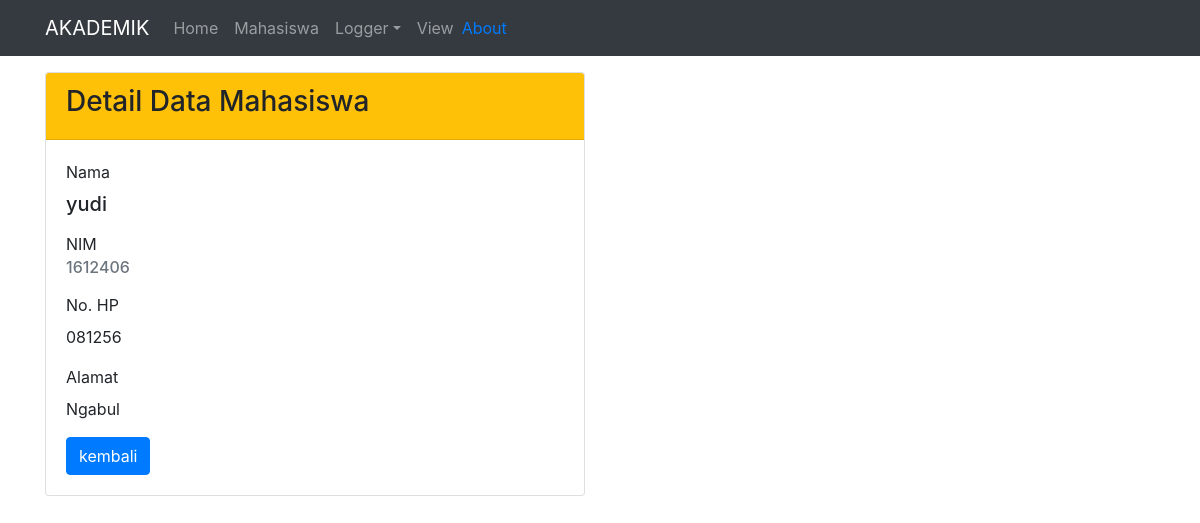
Page /mahasiswa/detail/6 on the earlier database version.
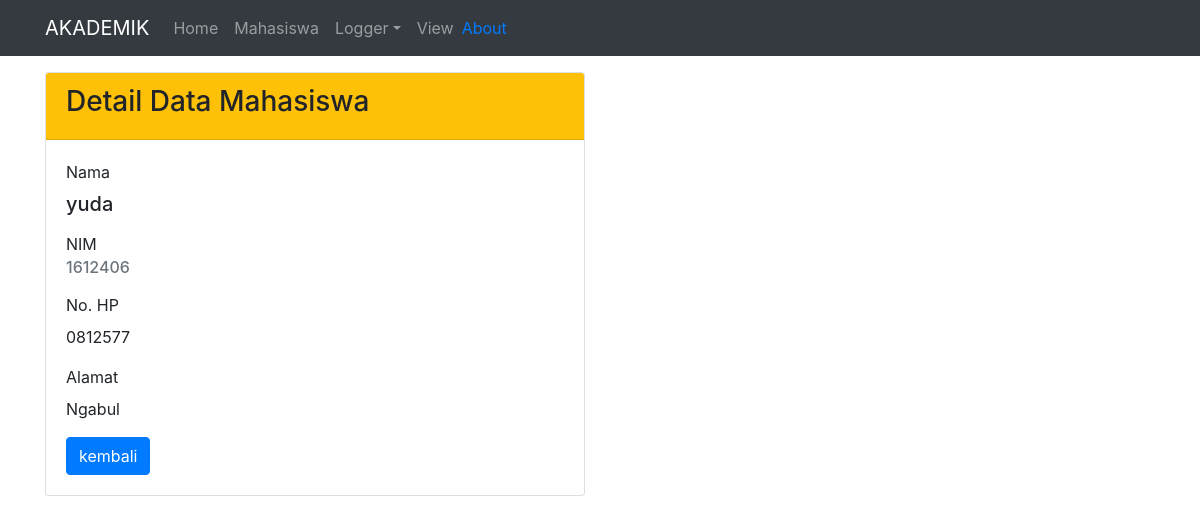
Same page on the later database version.
### tables this page shows
CREATE TABLE `mhs` (
  `id_mhs` int(11) NOT NULL,
  `nim_mhs` varchar(20) DEFAULT NULL,
  `nama_mhs` varchar(50) DEFAULT NULL,
  `jenis_kelamin` enum('L','P') DEFAULT NULL,
  `alamat` varchar(100) DEFAULT NULL,
  `no_hp` varchar(15) NOT NULL
);

### application/controllers/Mahasiswa.php (called while the page is built, shortened)
<?php
class Mahasiswa extends CI_Controller
{
    public function __construct()
    {
        $this->load->model('Mhs_model');
        $this->load->library('form_validation');
    }
    public function detail($id)
    {
        $data['judul'] = 'Form Detail Mahasiswa';
        $data['mhs'] = $this->Mhs_model->detailDataMhs($id);
        $this->load->view('template/header', $data);
        $this->load->view('mhs/detail', $data);
        $this->load->view('template/footer');
    }
}

### index.php (called while the page is built, shortened)
<?php
require_once BASEPATH.'core/CodeIgniter.php';

### application/models/Mhs_model.php (called while the page is built, shortened)
<?php
class Mhs_model extends CI_Model
{
    public function detailDataMhs($id)
    {
        return $this->db->get_where('mhs', ['id_mhs' => $id])->row_array();
    }
}

### application/views/mhs/detail.php (the view)
<div class="container">
    <div class="row mt-3">
        <div class="col-md-6">
            <div class="card">
                <div class="card-header bg-warning">
                    <h3>Detail Data Mahasiswa</h3>
                </div>
                <div class="card-body">
                    <form action="">
                        <div class="form-group">
                            <label for="nama">Nama</label>
                            <h5 class="card-title"><?= $mhs['nama_mhs']; ?></h5>
                        </div>
                        <div class="form-group">
                            <label for="nama">NIM</label>
                            <h6 class="card-subtitle mb-2 text-muted"><?= $mhs['nim_mhs']; ?></h6>
                        </div>
                        <div class="form-group">
                            <label for="nama">No. HP</label>
                            <p class="card-text"><?= $mhs['no_hp']; ?></p>
                        </div>
                        <div class="form-group">
                            <label for="nama">Alamat</label>
                            <p class="card-text"><?= $mhs['alamat']; ?></p>
                        </div>
                        <a href="<?= base_url(); ?>mahasiswa" class="btn btn-primary">kembali</a>
                    </form>
                </div>
            </div>
        </div>
    </div>
</div>

Differences in the rows shown:
changed mhs "Ngabul": nama_mhs "yudi" → "yuda"; no_hp "081256" → "0812577"
